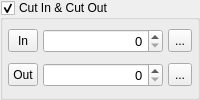
            <widget class="QGroupBox" name="groupBoxCutInOut">
             <property name="title">
              <string>Cut In &amp;&amp; Cut Out</string>
             </property>
             <property name="checkable">
              <bool>true</bool>
             </property>
             <layout class="QGridLayout" name="gridLayout_19">
              <property name="leftMargin">
               <number>5</number>
              </property>
              <property name="topMargin">
               <number>5</number>
              </property>
              <property name="rightMargin">
               <number>5</number>
              </property>
              <property name="bottomMargin">
               <number>5</number>
              </property>
              <item row="0" column="0">
               <widget class="QFrame" name="frameCutInOut">
                <layout class="QGridLayout" name="gridLayout_18">
                 <property name="leftMargin">
                  <number>0</number>
                 </property>
                 <property name="topMargin">
                  <number>0</number>
                 </property>
                 <property name="rightMargin">
                  <number>0</number>
                 </property>
                 <property name="bottomMargin">
                  <number>0</number>
                 </property>
                 <property name="horizontalSpacing">
                  <number>5</number>
                 </property>
                 <item row="0" column="0">
                  <widget class="QToolButton" name="toolButtonCutIn">
                   <property name="sizePolicy">
                    <sizepolicy hsizetype="Expanding" vsizetype="Fixed">
                     <horstretch>0</horstretch>
                     <verstretch>0</verstretch>
                    </sizepolicy>
                   </property>
                   <property name="maximumSize">
                    <size>
                     <width>30</width>
                     <height>23</height>
                    </size>
                   </property>
                   <property name="text">
                    <string>In</string>
                   </property>
                   <property name="shortcut">
                    <string>Shift+I</string>
                   </property>
                  </widget>
                 </item>
                 <item row="0" column="1">
                  <widget class="NoScrollSpinBox" name="spinBoxCutIn">
                   <property name="font">
                    <font>
                     <pointsize>10</pointsize>
                    </font>
                   </property>
                   <property name="focusPolicy">
                    <enum>Qt::FocusPolicy::ClickFocus</enum>
                   </property>
                   <property name="alignment">
                    <set>Qt::AlignmentFlag::AlignRight|Qt::AlignmentFlag::AlignTrailing|Qt::AlignmentFlag::AlignVCenter</set>
                   </property>
                  </widget>
                 </item>
                 <item row="0" column="2">
                  <widget class="QToolButton" name="toolButtonCutInDelete">
                   <property name="maximumSize">
                    <size>
                     <width>16777215</width>
                     <height>23</height>
                    </size>
                   </property>
                   <property name="text">
                    <string>...</string>
                   </property>
                   <property name="icon">
                    <iconset resource="ressources.qrc">
                     <normaloff>:/RetinaIMG/RetinaIMG/Delete-icon.png</normaloff>:/RetinaIMG/RetinaIMG/Delete-icon.png</iconset>
                   </property>
                  </widget>
                 </item>
                 <item row="1" column="0">
                  <widget class="QToolButton" name="toolButtonCutOut">
                   <property name="sizePolicy">
                    <sizepolicy hsizetype="Expanding" vsizetype="Fixed">
                     <horstretch>0</horstretch>
                     <verstretch>0</verstretch>
                    </sizepolicy>
                   </property>
                   <property name="maximumSize">
                    <size>
                     <width>30</width>
                     <height>23</height>
                    </size>
                   </property>
                   <property name="text">
                    <string>Out</string>
                   </property>
                   <property name="shortcut">
                    <string>Shift+O</string>
                   </property>
                  </widget>
                 </item>
                 <item row="1" column="1">
                  <widget class="NoScrollSpinBox" name="spinBoxCutOut">
                   <property name="font">
                    <font>
                     <pointsize>10</pointsize>
                    </font>
                   </property>
                   <property name="focusPolicy">
                    <enum>Qt::FocusPolicy::ClickFocus</enum>
                   </property>
                   <property name="alignment">
                    <set>Qt::AlignmentFlag::AlignRight|Qt::AlignmentFlag::AlignTrailing|Qt::AlignmentFlag::AlignVCenter</set>
                   </property>
                  </widget>
                 </item>
                 <item row="1" column="2">
                  <widget class="QToolButton" name="toolButtonCutOutDelete">
                   <property name="maximumSize">
                    <size>
                     <width>16777215</width>
                     <height>23</height>
                    </size>
                   </property>
                   <property name="text">
                    <string>...</string>
                   </property>
                   <property name="icon">
                    <iconset resource="ressources.qrc">
                     <normaloff>:/RetinaIMG/RetinaIMG/Delete-icon.png</normaloff>:/RetinaIMG/RetinaIMG/Delete-icon.png</iconset>
                   </property>
                  </widget>
                 </item>
                </layout>
               </widget>
              </item>
             </layout>
            </widget>
